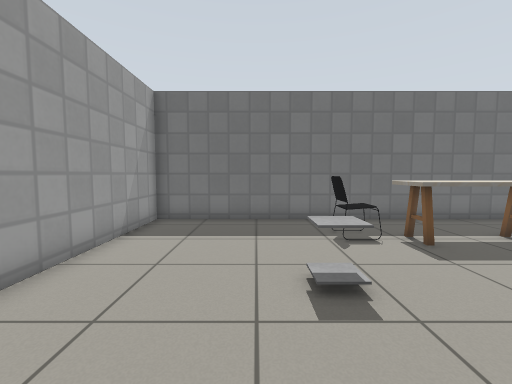
[1] (above)

16 first-person views from a walk through a Gazebo world. The camera is 0.9 m above the floor, tilts 4° down and sees 90° across. The floor is counted in squares, 0.5 m on a side. Each view is taken from the middle of a square. On the plan, view 1 faces up. The plan holds only what a view shows up to about 15 squares ahead; the rest is blank. Gazebo's built-in surfaces are drawn with simple patterns.

[2]
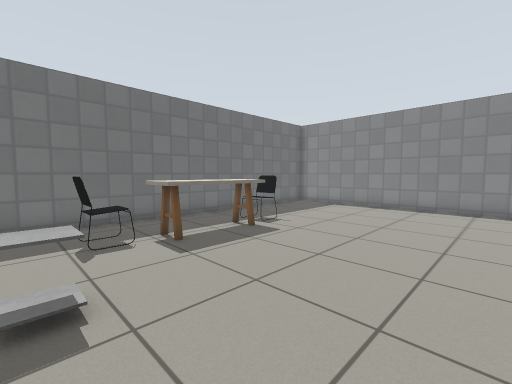

[3]
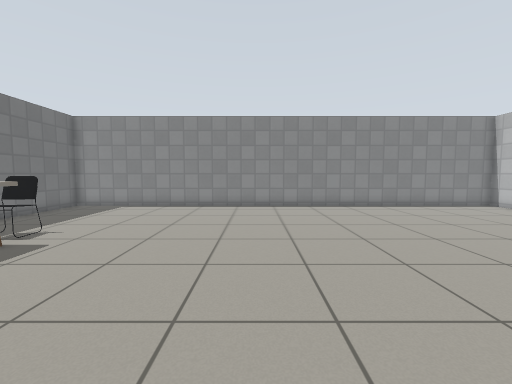

[4]
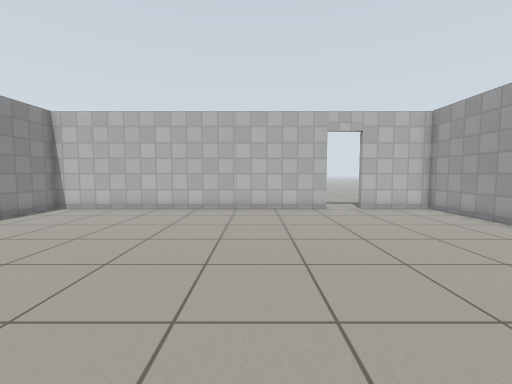

[5]
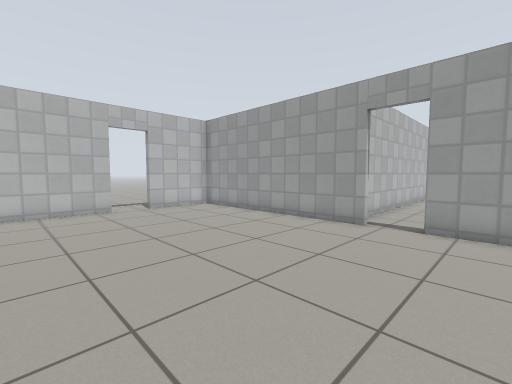

[6]
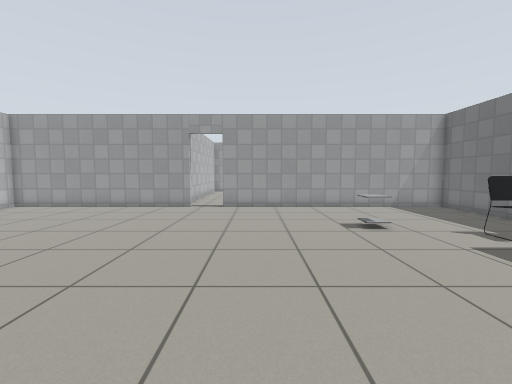

[7]
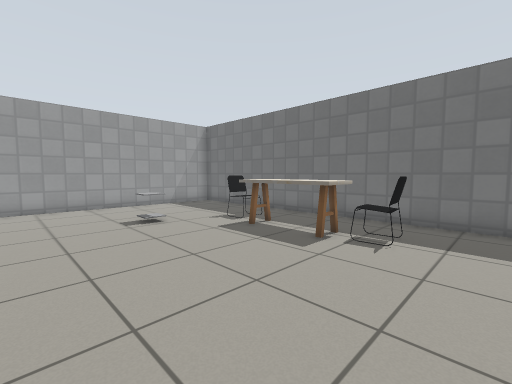

[8]
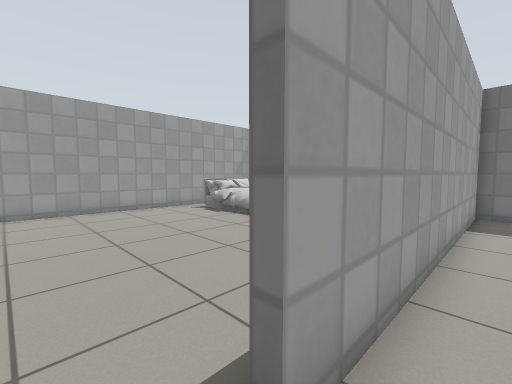

[9]
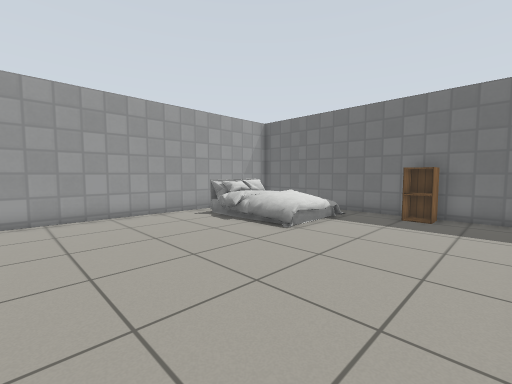

[10]
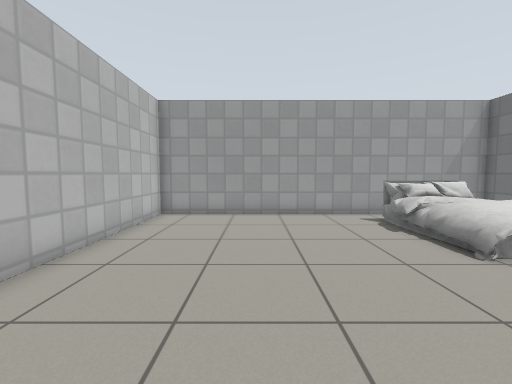

[11]
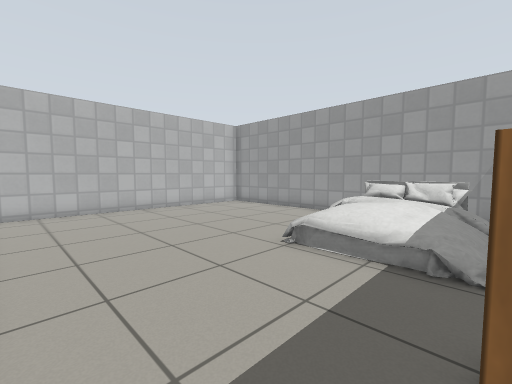

[12]
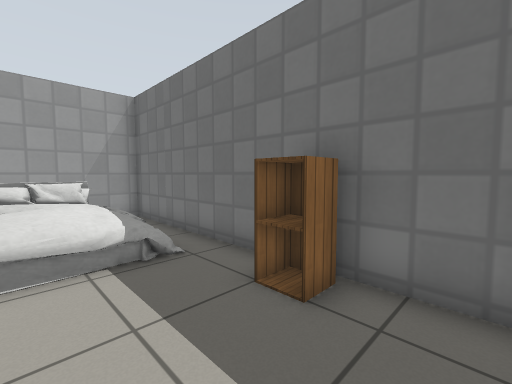

[13]
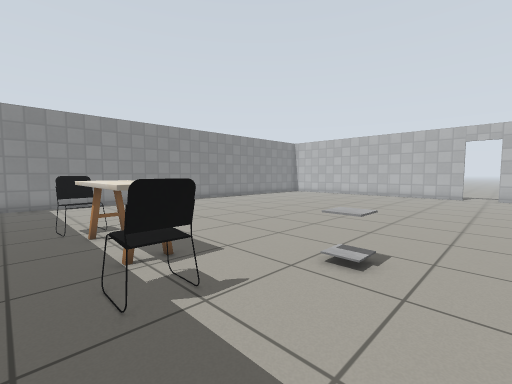

[14]
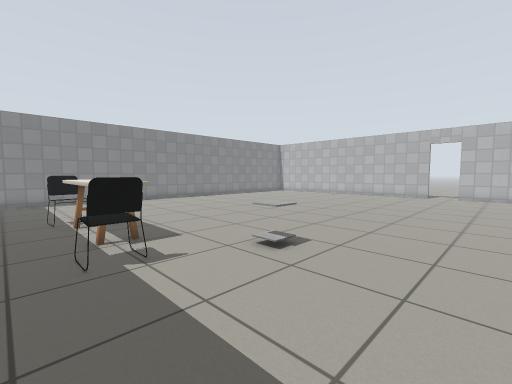

[15]
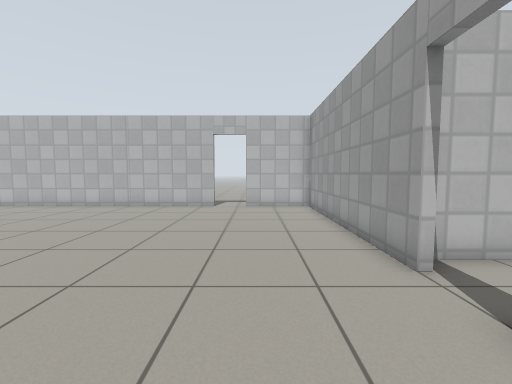

[16]
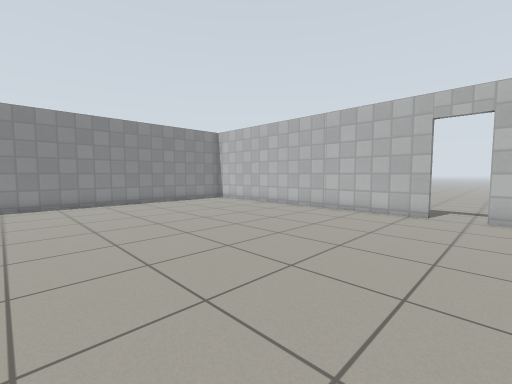

### Floor plan
Ten units are one square. View 1 is at (0, 0); x grows to the right and y downward. Boxes are objects, and circles mark ways between rooms. Rooms are numbered by the first view taken in them; rooms with no view inside come last. Other rooms are left out.
<svg viewBox="-169 -106 328 246">
<path fill="none" stroke="#000" d="M-40 36 -40 133 -4 133M13 133 154 133 154 -101 -40 -101 -40 18M-49 -101 -164 -101 -164 43 -46 43"/>
<rect x="5" y="-45" width="20" height="10" fill="#bbb"><title>side table</title></rect>
<rect x="15" y="-85" width="20" height="20" fill="#bbb"><title>chair</title></rect>
<rect x="35" y="-85" width="50" height="30" fill="#bbb"><title>kitchen table</title></rect>
<rect x="75" y="-85" width="20" height="20" fill="#bbb"><title>chair</title></rect>
<rect x="-155" y="-95" width="60" height="50" fill="#bbb"><title>bed</title></rect>
<rect x="-85" y="-95" width="20" height="10" fill="#bbb"><title>cabinet</title></rect>
<circle cx="-40" cy="25" r="3" fill="#2a7"/>
<text x="50" y="10">1</text>
<text x="-100" y="-30">2</text>
</svg>
Room 1 opens to room 2.

Where each view was taken, in squares from view 1:
view 1: 0 up, 0 right, facing up
view 2: 0 up, 1 right, facing up-right
view 3: 0 up, 1 right, facing right
view 4: 0 up, 5 right, facing down
view 5: 0 up, 5 right, facing down-left
view 6: 0 up, 10 right, facing left
view 7: 0 up, 11 right, facing up-left
view 8: 3 down, 3 left, facing up-left
view 9: 2 down, 5 left, facing up-left
view 10: 0 up, 5 left, facing left
view 11: 9 up, 5 left, facing down-left
view 12: 6 up, 5 left, facing up-left
view 13: 9 up, 1 left, facing down-right
view 14: 9 up, 3 left, facing down-right
view 15: 1 up, 1 left, facing down
view 16: 1 down, 1 left, facing down-right
